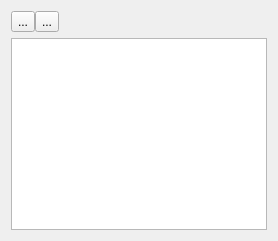
        <widget class="QWidget" name="tab_2">
         <attribute name="icon">
          <iconset resource="../dbm.qrc">
           <normaloff>:/images/actions/images/small/sql.png</normaloff>:/images/actions/images/small/sql.png</iconset>
         </attribute>
         <attribute name="title">
          <string>SQL</string>
         </attribute>
         <layout class="QVBoxLayout" name="verticalLayout_16">
          <item>
           <layout class="QHBoxLayout" name="horizontalLayout_15">
            <property name="spacing">
             <number>0</number>
            </property>
            <item>
             <widget class="QToolButton" name="btnSaveSql">
              <property name="minimumSize">
               <size>
                <width>0</width>
                <height>0</height>
               </size>
              </property>
              <property name="maximumSize">
               <size>
                <width>32</width>
                <height>32</height>
               </size>
              </property>
              <property name="toolTip">
               <string>Save SQL to a file</string>
              </property>
              <property name="statusTip">
               <string>Save SQL to a file</string>
              </property>
              <property name="text">
               <string>...</string>
              </property>
              <property name="icon">
               <iconset resource="../dbm.qrc">
                <normaloff>:/images/actions/images/actions/filesave.png</normaloff>:/images/actions/images/actions/filesave.png</iconset>
              </property>
             </widget>
            </item>
            <item>
             <widget class="QToolButton" name="btnInject">
              <property name="maximumSize">
               <size>
                <width>32</width>
                <height>32</height>
               </size>
              </property>
              <property name="toolTip">
               <string>Inject this SQL to a database and create a table</string>
              </property>
              <property name="statusTip">
               <string>Inject this SQL to a database and create a table</string>
              </property>
              <property name="text">
               <string>...</string>
              </property>
              <property name="icon">
               <iconset resource="../dbm.qrc">
                <normaloff>:/images/actions/images/small/database.png</normaloff>:/images/actions/images/small/database.png</iconset>
              </property>
             </widget>
            </item>
            <item>
             <spacer name="horizontalSpacer_4">
              <property name="orientation">
               <enum>Qt::Horizontal</enum>
              </property>
              <property name="sizeHint" stdset="0">
               <size>
                <width>40</width>
                <height>20</height>
               </size>
              </property>
             </spacer>
            </item>
           </layout>
          </item>
          <item>
           <widget class="QTextEdit" name="txtSql">
            <property name="font">
             <font>
              <family>Courier New</family>
              <pointsize>11</pointsize>
             </font>
            </property>
            <property name="readOnly">
             <bool>true</bool>
            </property>
           </widget>
          </item>
         </layout>
        </widget>
